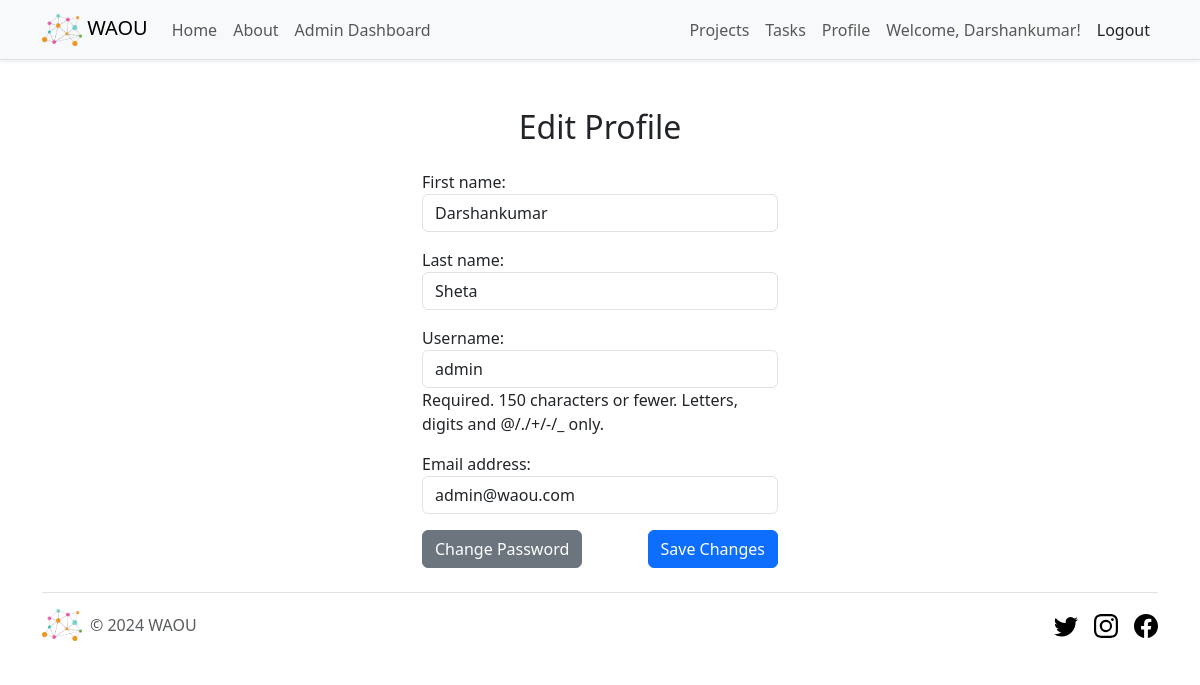
Screenshot of /profile/edit/ (signed in) with the database file from the repository.
### waou_core/models.py (models this page shows, shortened)
class UserProfile(AbstractUser):
    first_name = models.CharField(max_length=50)
    last_name = models.CharField(max_length=50)
    role = models.CharField(max_length=20, choices=Role.choices, default=Role.TEAM_MEMBER)

### waou_core/views.py (the view, shortened to what this page needs)
# urls.py: path('profile/edit/', EditProfileView.as_view(), name='edit_profile'),
class EditProfileView(LoginRequiredMixin, TemplateView):
    template_name = 'waou_core/edit_profile.html'
    def get_context_data(self, **kwargs):
        context = super().get_context_data(**kwargs)
        context['form'] = CustomUserChangeForm(instance=self.request.user)
        return context

### waou_core/forms.py
class CustomUserChangeForm(UserChangeForm):
    class Meta:
        model = UserProfile
        fields = ('first_name', 'last_name', 'username', 'email')
    def __init__(self, *args, **kwargs):
        super().__init__(*args, **kwargs)
        self.fields.pop('password', None)
        for field_name, field in self.fields.items():
            field.widget.attrs.update({'class': 'form-control'})

### templates/waou_core/edit_profile.html (shortened to what this page needs)
{% extends 'base.html' %}
{% load static %}
{% block content %}
<main class="container mt-5">
    <div class="row justify-content-center">
        <div class="col-md-6 col-lg-4">
            <h2 class="text-center mb-4">Edit Profile</h2>
            <form method="post">
                {{ form.as_p }}
                <div class="d-flex justify-content-between mt-3">
                    <a href="{% url 'password_change' %}" class="btn btn-secondary">Change Password</a>
                    <button type="submit" class="btn btn-primary">Save Changes</button>
                </div>
            </form>
        </div>
    </div>
</main>
{% endblock %}

### templates/partials/_header.html (shortened to what this page needs)
{% load static %}
<nav class="navbar navbar-expand-lg navbar-light bg-light border-bottom shadow-sm">
  <div class="container">
    <a class="navbar-brand" href="{% url 'home' %}">
      <img src="{% static 'img/waou.png' %}" width="40" height="32" alt="WAOU Logo" class="d-inline-block align-text-top">
      WAOU
    </a>
    <div class="collapse navbar-collapse" id="navbarNav">
      <ul class="navbar-nav me-auto">
        <li class="nav-item">
          <a class="nav-link{% if request.resolver_match.url_name == 'home' %} active{% endif %}" aria-current="page" href="{% url 'home' %}">Home</a>
        </li>
        <li class="nav-item">
          <a class="nav-link{% if request.resolver_match.url_name == 'about' %} active{% endif %}" href="{% url 'about' %}">About</a>
        </li>
        {% if user.is_authenticated and user.role == 'admin' %}
        <li class="nav-item">
          <a class="nav-link{% if request.resolver_match.url_name == 'admin_dashboard' %} active{% endif %}" href="{% url 'admin_dashboard' %}">Admin Dashboard</a>
        </li>
        {% endif %}
      </ul>
      <ul class="navbar-nav ms-auto">
        {% if user.is_authenticated %}
        <li class="nav-item">
          <a class="nav-link{% if request.resolver_match.url_name == 'project_list' %} active{% endif %}" href="{% url 'project_list' %}">Projects</a>
        </li>
        <li class="nav-item">
          <a class="nav-link{% if request.resolver_match.url_name == 'task_list' %} active{% endif %}" href="{% url 'task_list' %}">Tasks</a>
        </li>
        <li class="nav-item">
          <a class="nav-link{% if request.resolver_match.url_name == 'profile' %} active{% endif %}" href="{% url 'profile' %}">Profile</a>
        </li>
        <li class="nav-item">
          <a class="nav-link">Welcome, {{ user.first_name }}!</a>
        </li>
        <li class="nav-item">
          <form method="POST" action="{% url 'logout' %}" class="d-inline">
            <button type="submit" class="btn btn-link nav-link" style="color: inherit; text-decoration: none;">Logout</button>
          </form>
        </li>
        {% endif %}
      </ul>
    </div>
  </div>
</nav>

### rows the page displays
UserProfile: first_name "Darshankumar", last_name "Sheta", username "admin", email "admin@waou.com"
